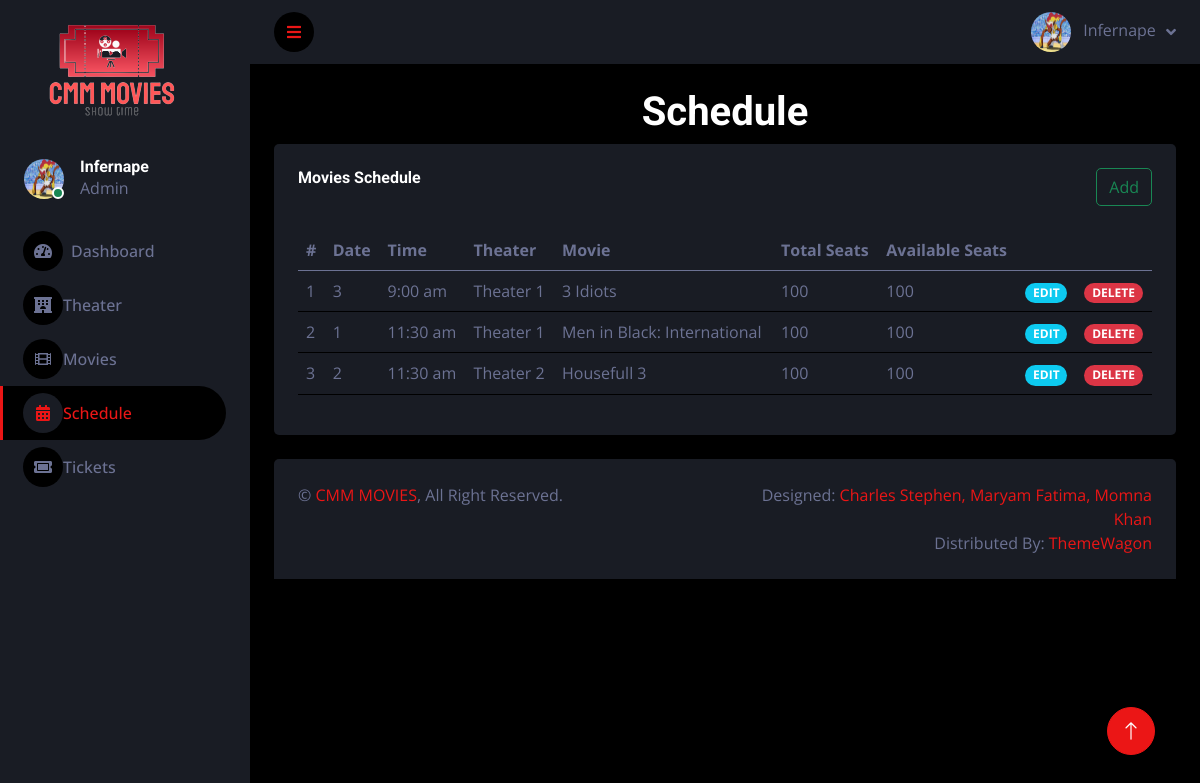
The page /admin/schedule.php (signed in) on the database as committed earlier.
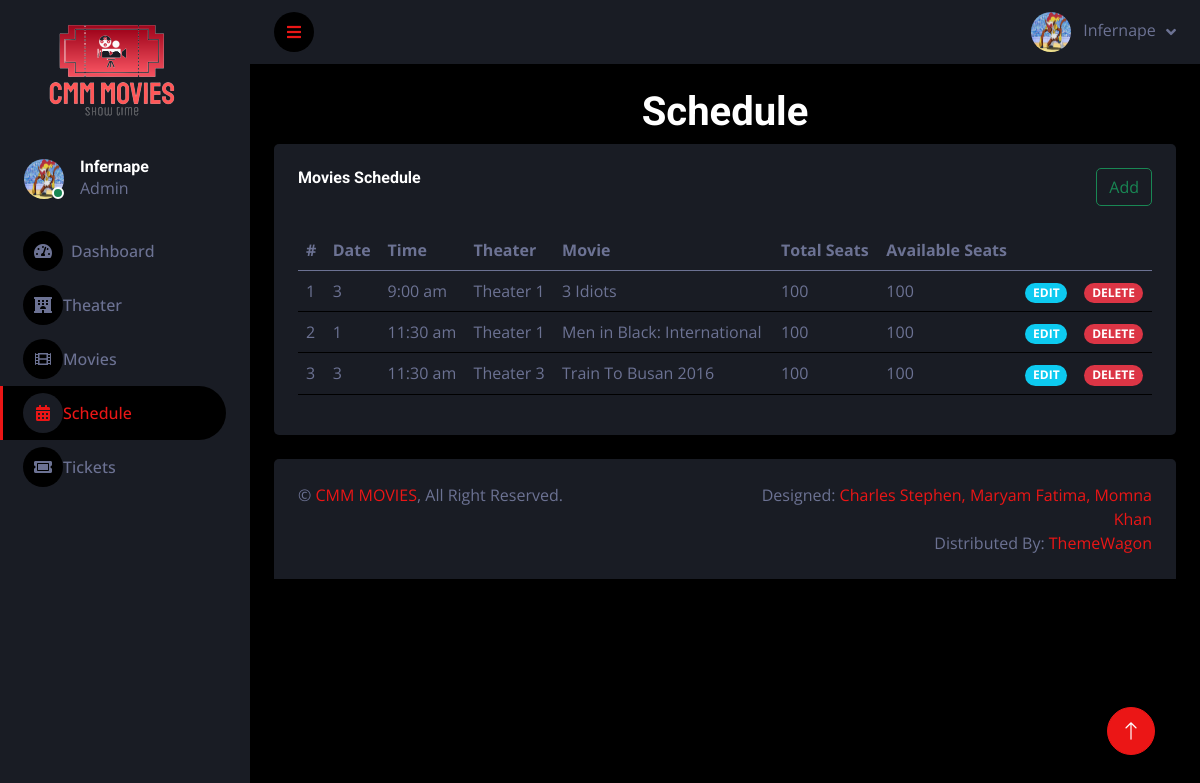
The same page on the database as committed later.
### tables this page shows
CREATE TABLE `movie_sch2` (
  `id` int(11) NOT NULL,
  `movie_date` int(11) NOT NULL,
  `movie_time` int(11) NOT NULL,
  `theater_id` int(11) NOT NULL,
  `movie_id` int(11) NOT NULL,
  `total_seats` int(11) NOT NULL,
  `available_seats` int(11) NOT NULL
);

CREATE TABLE `movie_schedule` (
  `id` int(11) NOT NULL,
  `date` varchar(255) NOT NULL
);

CREATE TABLE `movie_time` (
  `id` int(11) NOT NULL,
  `time` varchar(255) NOT NULL
);

CREATE TABLE `theater` (
  `id` int(11) NOT NULL,
  `name` varchar(255) NOT NULL,
  `screen` varchar(255) NOT NULL,
  `seats` int(11) NOT NULL
);

CREATE TABLE `allmovies` (
  `id` int(11) NOT NULL,
  `movie_cover` varchar(255) NOT NULL,
  `movie_name` varchar(225) NOT NULL,
  `trailer` longtext NOT NULL,
  `movie_description` longtext NOT NULL,
  `genre` longtext NOT NULL,
  `country` varchar(255) NOT NULL,
  `cast` longtext NOT NULL
);

### admin/schedule.php (the view, shortened to what this page needs)
<?php
    $db = mysqli_connect("localhost", "root", "", "my_movie");
        ?>
<!DOCTYPE html>
<html lang="en">
<head>
    <link href="https://cdnjs.cloudflare.com/ajax/libs/font-awesome/5.10.0/css/all.min.css" rel="stylesheet">
    <link href="https://cdn.jsdelivr.net/npm/bootstrap-icons@1.4.1/font/bootstrap-icons.css" rel="stylesheet">
    <link href="lib/owlcarousel/assets/owl.carousel.min.css" rel="stylesheet">
    <link href="lib/tempusdominus/css/tempusdominus-bootstrap-4.min.css" rel="stylesheet" />
    <link href="css/bootstrap.min.css" rel="stylesheet">
    <link href="css/style.css" rel="stylesheet">
</head>
<body>
    <div class="container-fluid position-relative d-flex p-0">
        <div class="sidebar pe-4 pb-3">
            <nav class="navbar bg-secondary navbar-dark">
                <a href="index.php" class="ms-auto me-auto navbar-brand mx-4 mb-3">
                    <h3 class="text-primary"><img src="./img/signage-removebg-preview.png" alt=""></h3>
                </a>
                <div class="d-flex align-items-center ms-4 mb-4">
                    <div class="position-relative">
                        <img class="rounded-circle" src="profile/<?php echo $_SESSION["profile"]; ?>" alt="" style="width: 40px; height: 40px;">
                        <div class="bg-success rounded-circle border border-2 border-white position-absolute end-0 bottom-0 p-1"></div>
                    </div>
                    <div class="ms-3">
                        <h6 class="mb-0"><?php echo $_SESSION["name"]; ?></h6>
                        <span>Admin</span>
                    </div>
                </div>
                <div class="navbar-nav w-100">
                    <a href="index.php" class="nav-item nav-link"><i class="fa fa-tachometer-alt me-2"></i>Dashboard</a>
                    <a href="theater.php" class="nav-item nav-link"><i class="fas fa-hotel"></i>Theater</a>
                    <a href="movie.php" class="nav-item nav-link"><i class="fas fa-film"></i>Movies</a>
                    <a href="schedule.php" class="nav-item nav-link active"><i class="fas fa-calendar-alt"></i>Schedule</a>
                    <a href="tickets.php" class="nav-item nav-link"><i class="fas fa-ticket-alt"></i>Tickets</a>
                </div>
            </nav>
        </div>
        <div class="content">
            <nav class="navbar navbar-expand bg-secondary navbar-dark sticky-top px-4 py-0">
                <a href="#" class="sidebar-toggler flex-shrink-0">
                    <i class="fa fa-bars"></i>
                </a>
                <div class="navbar-nav align-items-center ms-auto">
                    <div class="nav-item dropdown">
                        <a href="#" class="nav-link dropdown-toggle" data-bs-toggle="dropdown">
                            <img class="rounded-circle me-lg-2" src="profile/<?php echo $_SESSION["profile"]; ?>" alt="" style="width: 40px; height: 40px;">
                            <span class="d-none d-lg-inline-flex"><?php echo $_SESSION["name"]; ?></span>
                        </a>
                    </div>
                </div>
            </nav>
            <div class="container-fluid pt-4 px-4">
                <h1 class="text-center">Schedule</h1>
                <div class="row g-4">
                    <div class="col-12">
                        <div class="bg-secondary rounded h-100 p-4">
                            <div class="d-flex justify-content-between mb-4">
                                <h6>Movies Schedule</h6>
                                <button type="button" class="btn btn-outline-success" data-bs-toggle="modal" data-bs-target="#staticBackdrop1">
                                    Add
                                </button>
                            </div>
                            <div class="table-responsive">
                                <table class="table">
                                    <thead>
                                        <tr>
                                            <th class="col">#</th>
                                            <th scope="col">Date</th>
                                            <th class="col">Time</th>
                                            <th class="col">Theater</th>
                                            <th class="col">Movie</th>
                                            <th class="col">Total Seats</th>
                                            <th class="col">Available Seats</th>
                                        </tr>
                                    </thead>
                                    <tbody>
                                        <?php
                                            $sel = "SELECT * FROM `movie_sch2`";
                                            $result = mysqli_query($db, $sel);
                                            if(mysqli_num_rows($result)) {
                                                $i = 0;
                                                while($row = mysqli_fetch_array($result)) {
                                                    $i++;
                                        ?>
                                        <tr>
                                            <td class="align-middle" scope="row"><?php echo $i; ?></td>
                                            <td class="align-middle">
                                                <?php
                                                    $sel1 = "SELECT * FROM `movie_schedule` WHERE `id` = $row[1];";
                                                    $result1 = mysqli_query($db, $sel1);
                                                    $row1 = mysqli_fetch_array($result1);
                                                    echo $row1[1];
                                                ?>
                                            </td>
                                            <td class="align-middle">
                                                <?php
                                                    $sel2 = "SELECT * FROM `movie_time` WHERE `id` = $row[2];";
                                                    $result2 = mysqli_query($db, $sel2);
                                                    $row2 = mysqli_fetch_array($result2);
                                                    echo $row2[1];
                                                ?>
                                            </td>
                                            <td class="align-middle">
                                                <?php
                                                    $sel3 = "SELECT * FROM `theater` WHERE `id` = $row[3];";
                                                    $result3 = mysqli_query($db, $sel3);
                                                    $row3 = mysqli_fetch_array($result3);
                                                    echo $row3[1];
                                                ?>
                                            </td>
                                            <td class="align-middle">
                                                <?php
                                                    $sel4 = "SELECT * FROM `allmovies` WHERE `id` = $row[4];";
                                                    $result4 = mysqli_query($db, $sel4);
                                                    $row4 = mysqli_fetch_array($result4);
                                                    echo $row4[2];
                                                ?>
                                            </td>
                                            <td class="align-middle">
                                                <?php echo $row[5]; ?>
                                            </td>
                                            <td class="align-middle">
                                                <?php echo $row[6]; ?>
                                            </td>
                                            <td class="align-middle"> <a href="schedule_edit.php?id=<?php echo $row[0]; ?>"><span class="badge bg-info rounded-pill badge-sm">EDIT</span></a> </td>
                                            <td class="align-middle"> <span type="button" data-bs-toggle="modal" data-bs-target="#k<?php echo $i; ?>" class="badge bg-danger rounded-pill badge-sm">DELETE</span> </td>
                                        </tr>
                                        <?php
                                                }
                                            }
                                        ?>
                                    </tbody>
                                </table>
                            </div>
                        </div>
                    </div>
                </div>
            </div>
            <div class="container-fluid pt-4 px-4">
                <div class="bg-secondary rounded-top p-4">
                    <div class="row">
                        <div class="col-12 col-sm-6 text-center text-sm-start">
                            &copy; <a href="#">CMM MOVIES</a>, All Right Reserved.
                        </div>
                        <div class="col-12 col-sm-6 text-center text-sm-end">
                            Designed: <a href="#">Charles Stephen, Maryam Fatima, Momna Khan</a>
                            <br>Distributed By: <a href="https://themewagon.com" target="_blank">ThemeWagon</a>
                        </div>
                    </div>
                </div>
            </div>
        </div>
        <a href="#" class="btn btn-lg btn-primary btn-lg-square back-to-top"><i class="bi bi-arrow-up"></i></a>
    </div>
</body>
</html>

### admin/css/style.css (style rules this page uses)
:root { --primary: #EB1616; --secondary: #191C24; --light: #6C7293; --dark: #000000; }
.back-to-top { position: fixed; display: none; right: 45px; bottom: 45px; z-index: 99; }
.btn { transition: .5s; }
.btn-lg-square { width: 48px; height: 48px; }
.btn-square, .btn-sm-square, .btn-lg-square { padding: 0; display: inline-flex; align-items: center; justify-content: center; font-weight: normal; border-radius: 50px; }
.sidebar { position: fixed; top: 0; left: 0; bottom: 0; width: 250px; height: 100vh; overflow-y: auto; background: var(--secondary); transition: 0.5s; z-index: 999; }
.content { margin-left: 250px; min-height: 100vh; background: var(--dark); transition: 0.5s; }
@media (min-width: 992px) { .sidebar { margin-left: 0; } }
@media (min-width: 992px) { .content { width: calc(100% - 250px); } }
.sidebar .navbar .navbar-nav .nav-link { padding: 7px 20px; color: var(--light); font-weight: 500; border-left: 3px solid var(--secondary); border-radius: 0 30px 30px 0; outline: none; }
.sidebar .navbar .navbar-nav .nav-link:hover, .sidebar .navbar .navbar-nav .nav-link.active { color: var(--primary); background: var(--dark); border-color: var(--primary); }
.sidebar .navbar .navbar-nav .nav-link i { width: 40px; height: 40px; display: inline-flex; align-items: center; justify-content: center; background: var(--dark); border-radius: 40px; }
.sidebar .navbar .navbar-nav .nav-link:hover i, .sidebar .navbar .navbar-nav .nav-link.active i { background: var(--secondary); }
.content .navbar .navbar-nav .nav-link { margin-left: 25px; padding: 12px 0; color: var(--light); outline: none; }
.content .navbar .sidebar-toggler, .content .navbar .navbar-nav .nav-link i { width: 40px; height: 40px; display: inline-flex; align-items: center; justify-content: center; background: var(--dark); border-radius: 40px; }
.content .navbar .dropdown-toggle::after { margin-left: 6px; vertical-align: middle; border: none; content: "\f107"; font-family: "Font Awesome 5 Free"; font-weight: 900; transition: .5s; }

Rows that differ between the two databases and show on the page:
removed movie_sch2: movie_schedule.date "2", movie_time.time "11:30 am", theater.name "Theater 2", allmovies.movie_name "Housefull 3", total_seats "100", available_seats "100"
added movie_sch2: movie_schedule.date "3", movie_time.time "11:30 am", theater.name "Theater 3", allmovies.movie_name "Train To Busan 2016", total_seats "100", available_seats "100"
